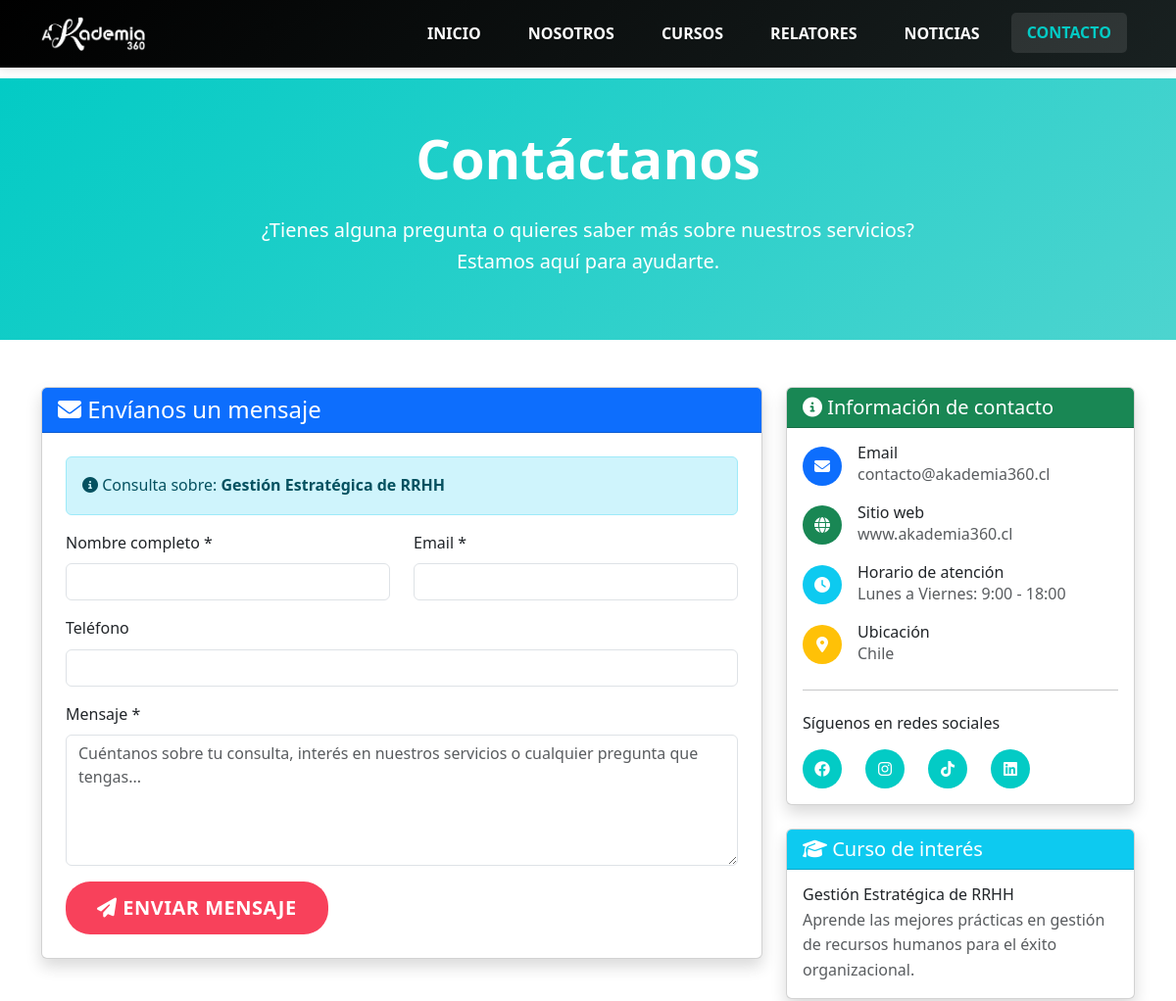
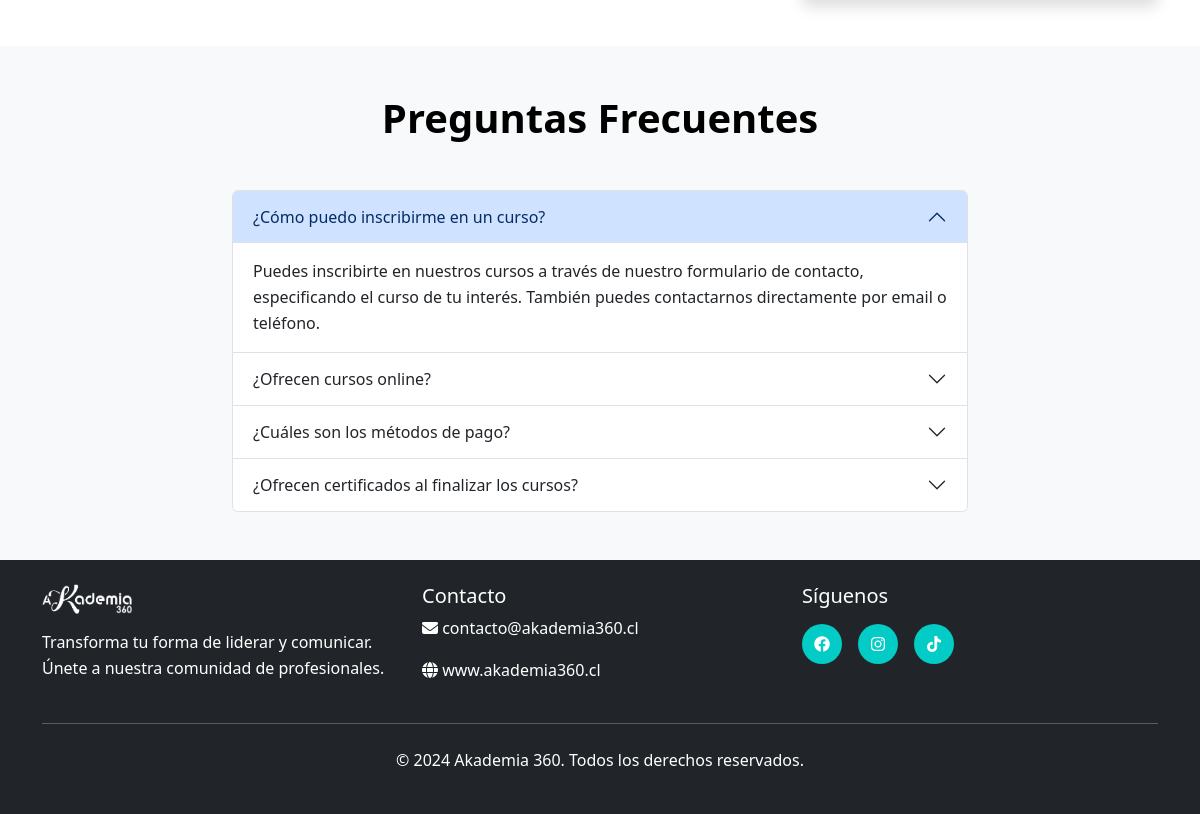
Screenshot of /pages/contacto.php?curso=1 with the database file from the repository (2 pictures, top to bottom).
### tables this page shows
CREATE TABLE IF NOT EXISTS `cursos` (
    `id` INT AUTO_INCREMENT PRIMARY KEY,
    `titulo` VARCHAR(255) NOT NULL,
    `descripcion_corta` TEXT,
    `descripcion_completa` LONGTEXT,
    `objetivos` TEXT,
    `programa_detallado` LONGTEXT,
    `codigo` VARCHAR(50) UNIQUE,
    `precio` DECIMAL(10,2),
    `enlace_pago` VARCHAR(255),
    `imagen` VARCHAR(255),
    `id_relator` INT,
    `categoria` VARCHAR(100),
    `activo` BOOLEAN DEFAULT TRUE,
    `fecha_creacion` TIMESTAMP DEFAULT CURRENT_TIMESTAMP,
    FOREIGN KEY (`id_relator`) REFERENCES `relatores`(`id`) ON DELETE SET NULL
);

### pages/contacto.php (the view, shortened to what the rows shown need)
<?php
require_once '../includes/functions.php';
$course = null;
if (isset($_GET['curso'])) {
    $course = getCourseById($_GET['curso']);
}
?>
<!DOCTYPE html>
<html lang="es">
<head>
    <link href="https://cdn.jsdelivr.net/npm/bootstrap@5.3.0/dist/css/bootstrap.min.css" rel="stylesheet">
    <link rel="stylesheet" href="https://cdnjs.cloudflare.com/ajax/libs/font-awesome/6.4.0/css/all.min.css">
    <link rel="stylesheet" href="../css/style.css">
</head>
<body>
    <main style="margin-top: 80px;">
        <section class="contact-hero py-5" style="background: var(--gradient-primary);">
            <div class="container">
                <div class="row justify-content-center">
                    <div class="col-lg-8 text-center text-white">
                        <h1 class="display-4 fw-bold mb-4">Contáctanos</h1>
                    </div>
                </div>
            </div>
        </section>
        <section class="contact-section py-5">
            <div class="container">
                <div class="row">
                    <div class="col-lg-8">
                        <div class="card shadow">
                            <div class="card-body p-4">
                                <form method="POST" id="contactForm">
                                    <?php if ($course): ?>
                                        <div class="alert alert-info">
                                            <i class="fas fa-info-circle"></i>
                                            Consulta sobre: <strong><?php echo htmlspecialchars($course['title']); ?></strong>
                                        </div>
                                    <?php endif; ?>
                                </form>
                            </div>
                        </div>
                    </div>
                    <div class="col-lg-4">
                        <?php if ($course): ?>
                        <div class="card shadow mt-4">
                            <div class="card-header bg-info text-white">
                                <h5 class="mb-0"><i class="fas fa-graduation-cap"></i> Curso de interés</h5>
                            </div>
                            <div class="card-body">
                                <div class="d-flex align-items-center">
                                    <div>
                                        <h6 class="mb-1"><?php echo htmlspecialchars($course['title']); ?></h6>
                                        <p class="text-muted mb-0"><?php echo htmlspecialchars($course['short_description']); ?></p>
                                    </div>
                                </div>
                            </div>
                        </div>
                        <?php endif; ?>
                    </div>
                </div>
            </div>
        </section>
        <section class="faq-section py-5 bg-light">
            <div class="container">
                <h2 class="section-title text-center mb-5">Preguntas Frecuentes</h2>
                <div class="row justify-content-center">
                    <div class="col-lg-8">
                        <div class="accordion" id="faqAccordion">
                            <div class="accordion-item">
                                <h2 class="accordion-header">
                                    <button class="accordion-button" type="button" data-bs-toggle="collapse" data-bs-target="#faq1">
                                        ¿Cómo puedo inscribirme en un curso?
                                    </button>
                                </h2>
                            </div>
                            <div class="accordion-item">
                                <h2 class="accordion-header">
                                    <button class="accordion-button collapsed" type="button" data-bs-toggle="collapse" data-bs-target="#faq2">
                                        ¿Ofrecen cursos online?
                                    </button>
                                </h2>
                            </div>
                            <div class="accordion-item">
                                <h2 class="accordion-header">
                                    <button class="accordion-button collapsed" type="button" data-bs-toggle="collapse" data-bs-target="#faq3">
                                        ¿Cuáles son los métodos de pago?
                                    </button>
                                </h2>
                            </div>
                            <div class="accordion-item">
                                <h2 class="accordion-header">
                                    <button class="accordion-button collapsed" type="button" data-bs-toggle="collapse" data-bs-target="#faq4">
                                        ¿Ofrecen certificados al finalizar los cursos?
                                    </button>
                                </h2>
                            </div>
                        </div>
                    </div>
                </div>
            </div>
        </section>
    </main>
</body>
</html>

### rows the page displays
cursos: titulo "Gestión Estratégica de RRHH", descripcion_corta "Aprende las mejores prácticas en gestión de recursos humanos para el éxito organizacional."
